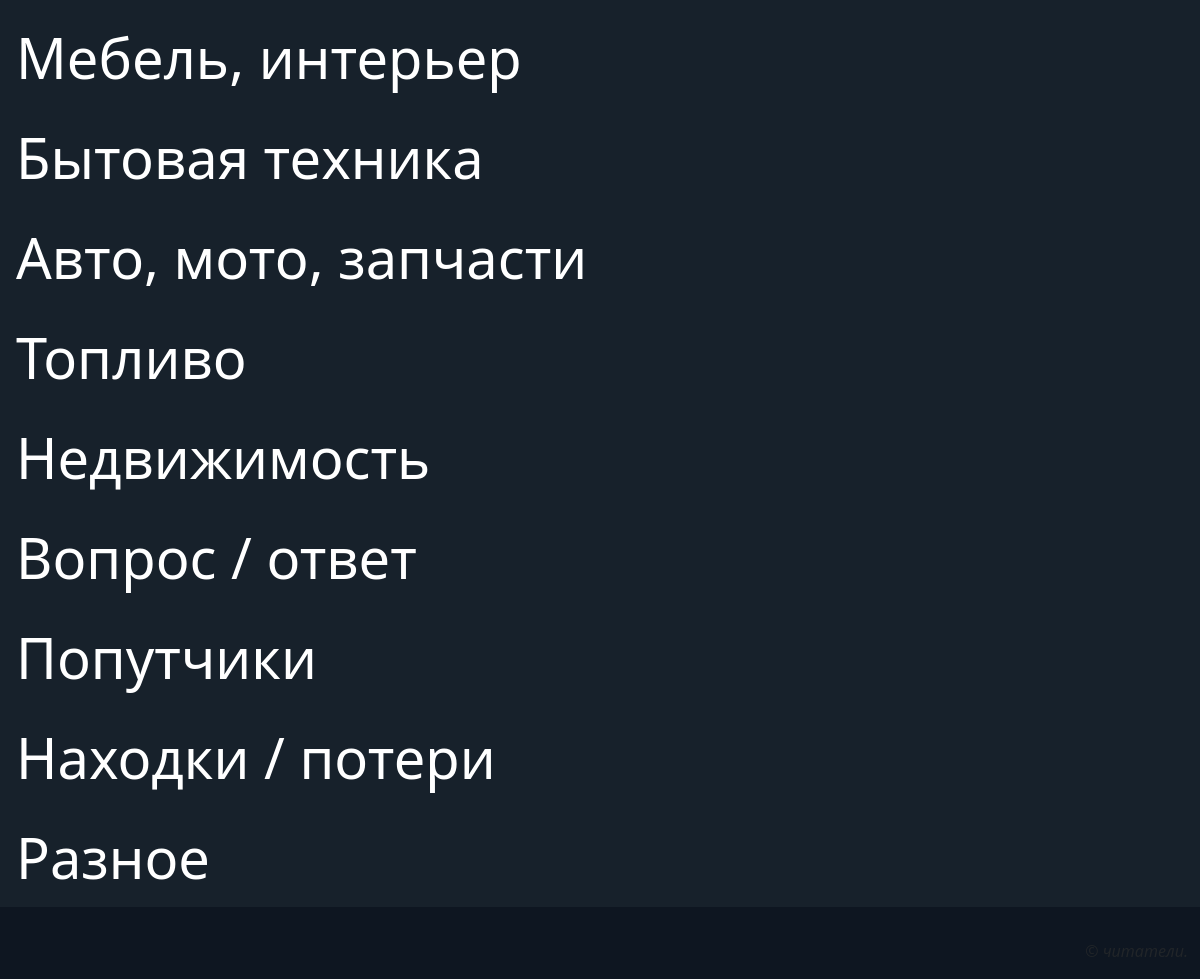
The page /menu (signed in, lower part) on the database as committed earlier.
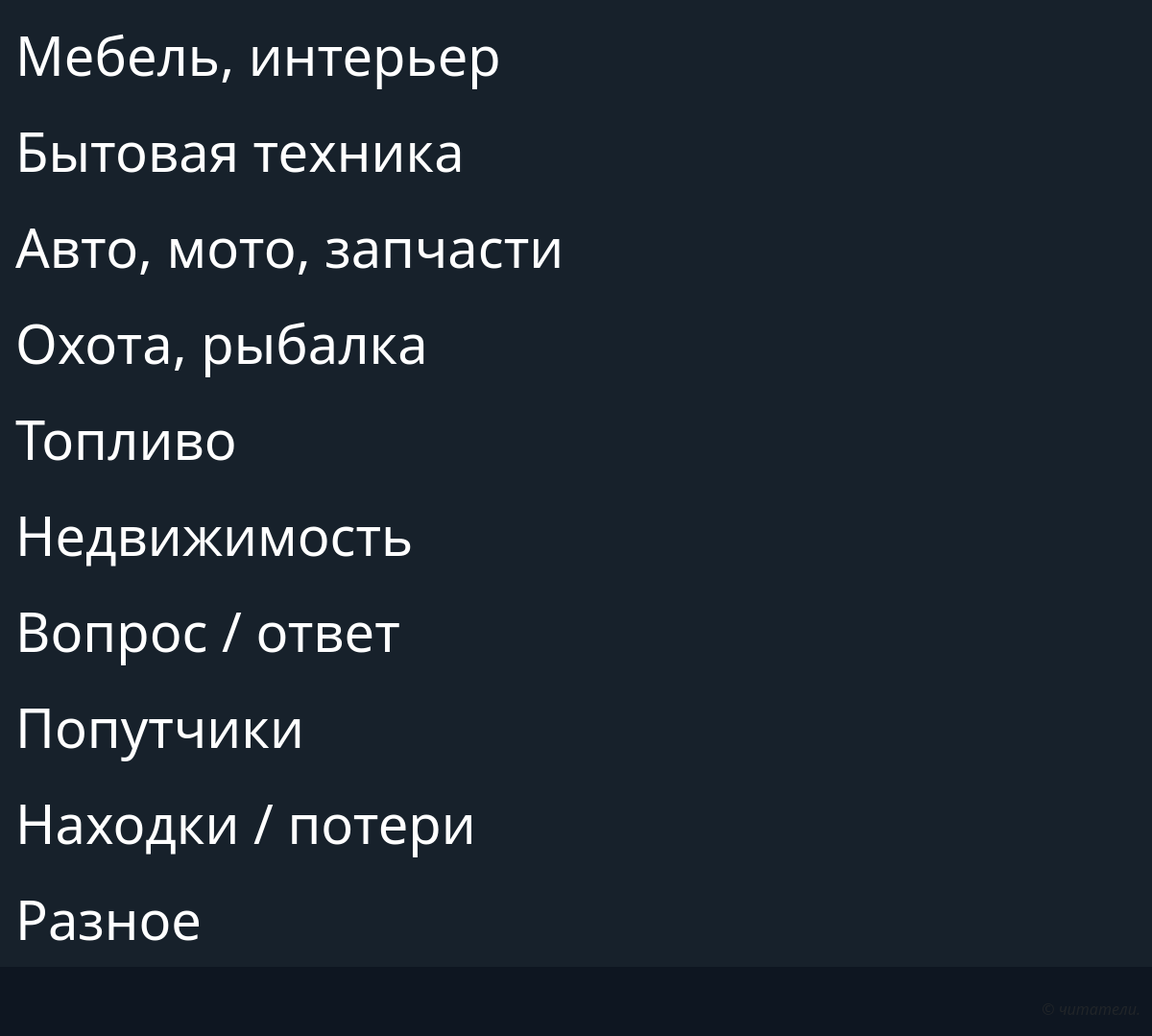
The same page on the database as committed later.
### main/models.py (models this page shows)
class Rubric(models.Model):
    name = models.CharField(max_length=30, unique=True,
                            verbose_name='Название')
    order = models.SmallIntegerField(default=0, db_index=True,
                                     verbose_name='Порядок')
    super_rubric = models.ForeignKey('SuperRubric',
                   on_delete=models.PROTECT, null=True, blank=True,
                   verbose_name='Надрубрика')

### main/views.py (the view)
# urls.py: path('<str:page>', other_page, name='other'),
def other_page(request, page):
    try:
        template = get_template(f'main/{page}.html')
    except TemplateDoesNotExist:
        raise Http404
    return HttpResponse(template.render(request=request))

### main/models.py (called while the page is built)
    def get_queryset(self):
        return super().get_queryset().filter(super_rubric__isnull=False)

### main/templates/main/menu.html
{% extends 'layouts/basic.html' %}
{% load django_bootstrap5 static %}

### main/templates/layouts/basic.html (shortened to what this page needs)
{% load django_bootstrap5 static %}
<!DOCTYPE html>
<html lang="ru">
<head>
    {% bootstrap_css %}
    <link rel="stylesheet" href="{% static 'main/css/style.min.css' %}">
</head>
<body class="container-fluid">
<div class="row" id="content">
    {% if request.path == "/menu" %}
        <nav class="nav flex-column pr-0">
            {% for rubric in rubrics %}
                <a class="nav-link" href="{% url 'main:rubric_bbs' pk=rubric.pk %}">{{ rubric.name }}</a>
            {% endfor %}
        </nav>
    {% endif %}
    <main class="col py-2">
    </main>
</div>
<footer class="mt-3">
    <p class="text-end fst-italic">&copy; читатели.</p>
</footer>
</body>
</html>

Rows that differ between the two databases and show on the page:
added Rubric: name "Охота, рыбалка"
